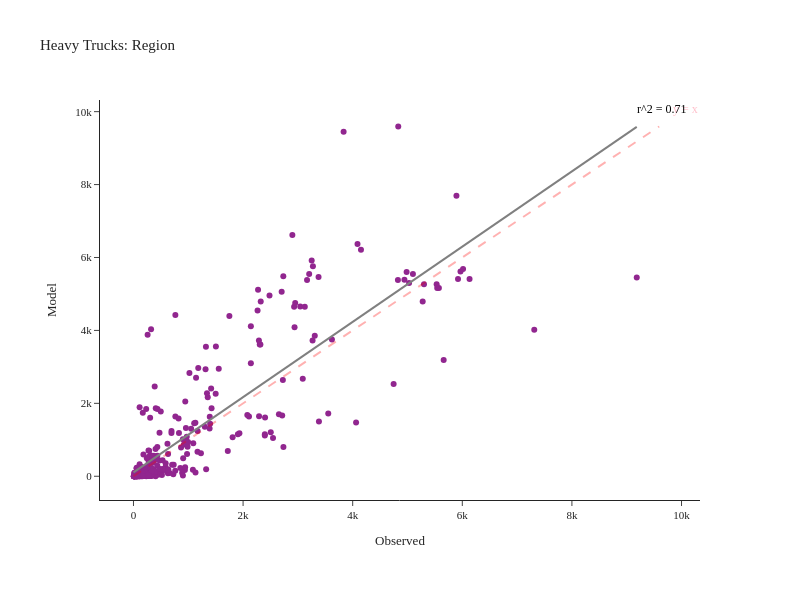

The notebook cell saved with this chart:
### Code cell
fig = create_truck_chart(df_daily_heavy, 'Heavy')
fig.show()

### Figure 1 — Plotly figure (JSON) as saved in the notebook; plotly's stock layout.template omitted (floating-point values rounded to 4 significant figures; data arrays with more than 128 entries replaced by an {"elided": "..."} marker saying what was removed)
{"data": [{"customdata": {"elided": "348x2 str values"}, "hovertemplate": "Observed=%{x}<br>Model=%{y}<br>location=%{customdata[0]}<br>County=%{customdata[1]}<extra></extra>", "legendgroup": "", "line": {"color": "Grey", "width": 2}, "marker": {"color": "#91268F", "symbol": "circle"}, "mode": "markers", "name": "", "orientation": "v", "showlegend": false, "type": "scatter", "x": {"elided": "348 int values"}, "xaxis": "x", "y": {"elided": "348 int values"}, "yaxis": "y"}, {"hovertemplate": "Observed=%{x}<br>Model=%{y}<extra></extra>", "legendgroup": "", "line": {"color": "Grey", "dash": "solid", "width": 2}, "marker": {"symbol": "circle"}, "mode": "lines", "name": "", "orientation": "v", "showlegend": false, "type": "scatter", "x": [0.0, 92.76, 185.5, 278.3, 371.0, 463.8, 556.5, 649.3, 742.1, 834.8, 927.6, 1020.0, 1113.0, 1206.0, 1299.0, 1391.0, 1484.0, 1577.0, 1670.0, 1762.0, 1855.0, 1948.0, 2041.0, 2133.0, 2226.0, 2319.0, 2412.0, 2504.0, 2597.0, 2690.0, 2783.0, 2875.0, 2968.0, 3061.0, 3154.0, 3247.0, 3339.0, 3432.0, 3525.0, 3618.0, 3710.0, 3803.0, 3896.0, 3989.0, 4081.0, 4174.0, 4267.0, 4360.0, 4452.0, 4545.0, 4638.0, 4731.0, 4823.0, 4916.0, 5009.0, 5102.0, 5194.0, 5287.0, 5380.0, 5473.0, 5565.0, 5658.0, 5751.0, 5844.0, 5936.0, 6029.0, 6122.0, 6215.0, 6308.0, 6400.0, 6493.0, 6586.0, 6679.0, 6771.0, 6864.0, 6957.0, 7050.0, 7142.0, 7235.0, 7328.0, 7421.0, 7513.0, 7606.0, 7699.0, 7792.0, 7884.0, 7977.0, 8070.0, 8163.0, 8255.0, 8348.0, 8441.0, 8534.0, 8626.0, 8719.0, 8812.0, 8905.0, 8997.0, 9090.0, 9183.0], "xaxis": "x", "y": [107.4, 203.1, 298.8, 394.5, 490.2, 585.9, 681.6, 777.3, 873.0, 968.7, 1064.0, 1160.0, 1256.0, 1352.0, 1447.0, 1543.0, 1639.0, 1734.0, 1830.0, 1926.0, 2021.0, 2117.0, 2213.0, 2308.0, 2404.0, 2500.0, 2596.0, 2691.0, 2787.0, 2883.0, 2978.0, 3074.0, 3170.0, 3265.0, 3361.0, 3457.0, 3553.0, 3648.0, 3744.0, 3840.0, 3935.0, 4031.0, 4127.0, 4222.0, 4318.0, 4414.0, 4510.0, 4605.0, 4701.0, 4797.0, 4892.0, 4988.0, 5084.0, 5179.0, 5275.0, 5371.0, 5467.0, 5562.0, 5658.0, 5754.0, 5849.0, 5945.0, 6041.0, 6136.0, 6232.0, 6328.0, 6423.0, 6519.0, 6615.0, 6711.0, 6806.0, 6902.0, 6998.0, 7093.0, 7189.0, 7285.0, 7380.0, 7476.0, 7572.0, 7668.0, 7763.0, 7859.0, 7955.0, 8050.0, 8146.0, 8242.0, 8337.0, 8433.0, 8529.0, 8625.0, 8720.0, 8816.0, 8912.0, 9007.0, 9103.0, 9199.0, 9294.0, 9390.0, 9486.0, 9582.0], "yaxis": "y"}], "layout": {"annotations": [{"align": "right", "font": {"color": "pink", "size": 12}, "showarrow": false, "text": "y = x", "x": 10070.0, "y": 10070.0}, {"align": "right", "font": {"color": "black", "size": 12}, "showarrow": false, "text": "r^2 = 0.71", "x": 9642.0, "y": 10060.0}], "height": 600, "legend": {"tracegroupgap": 0}, "margin": {"b": 100, "l": 100, "r": 100, "t": 100}, "shapes": [{"line": {"color": "Red", "dash": "dash", "width": 2}, "type": "line", "x0": 0, "x1": 9593, "y0": 0, "y1": 9593}], "title": {"text": "Heavy Trucks: Region"}, "width": 800, "xaxis": {"anchor": "y", "domain": [0.0, 1.0], "title": {"text": "Observed"}}, "yaxis": {"anchor": "x", "domain": [0.0, 1.0], "title": {"text": "Model"}}}}
